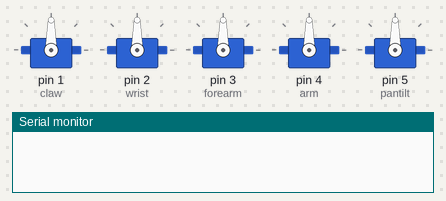
A sketch run on a simulated Arduino Uno, built with avr-gcc and run on an emulated ATmega328P. Parts: 5 × servo, the last lines printed to the serial monitor.

Above: at 0.1 s.
At 1.1 s:
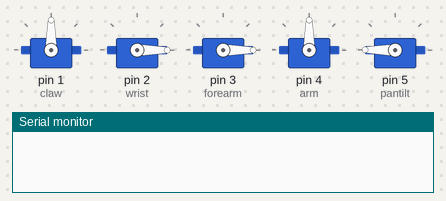
At 3.2 s:
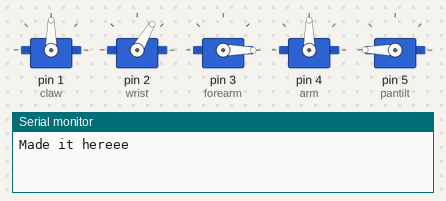
At 6.5 s:
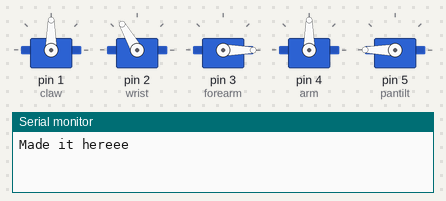
Timing chart, 0 to 8.0 s (numbered marks = the images above):
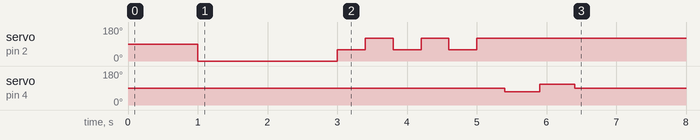

The sketch:

sketch_oct1a.ino
```cpp
#include <Servo.h>

// Create servo objects for each joint
Servo claw;
Servo wrist;
Servo forearm;
Servo arm;
Servo pantilt;

bool done = false;

void setup() {
  Serial.begin(115200);

  // Attach servos to pins (update with your wiring!)
  claw.attach(1);
  wrist.attach(2);
  forearm.attach(3);
  arm.attach(4);
  pantilt.attach(5);

  delay(1000);

  // Move to initial "home" position
  claw.write(90);      // middle position
  wrist.write(0);
  forearm.write(0);
  arm.write(90);
  pantilt.write(180);

  delay(2000);  // wait 2s before starting
  Serial.println("Made it hereee");
}

void loop() {
  if(!done) {
      // Repeat a "wave" 3 times
  for (int i = 0; i < 3; i++) {
    // Move wrist left
    wrist.write(60);
    delay(400);

    // Move wrist right
    wrist.write(120);
    delay(400);
  }

  // Small base turn for extra wave motion
  arm.write(70);
  delay(500);
  arm.write(110);
  delay(500);
  arm.write(90); // back to center

  // Pause before next wave
  delay(1500);

  done = true;
  }

}
```

Measured:
- by itself, servo on pin 2 (wrist): repeats every 0.80 s: 60° 0.40 s, 120° 0.40 s, until it stays 120° from 5.0 s
- by itself, servo on pin 4 (arm): 90° → 70° at 5.4 s, → 110° 0.50 s later, → 90° 0.50 s later
